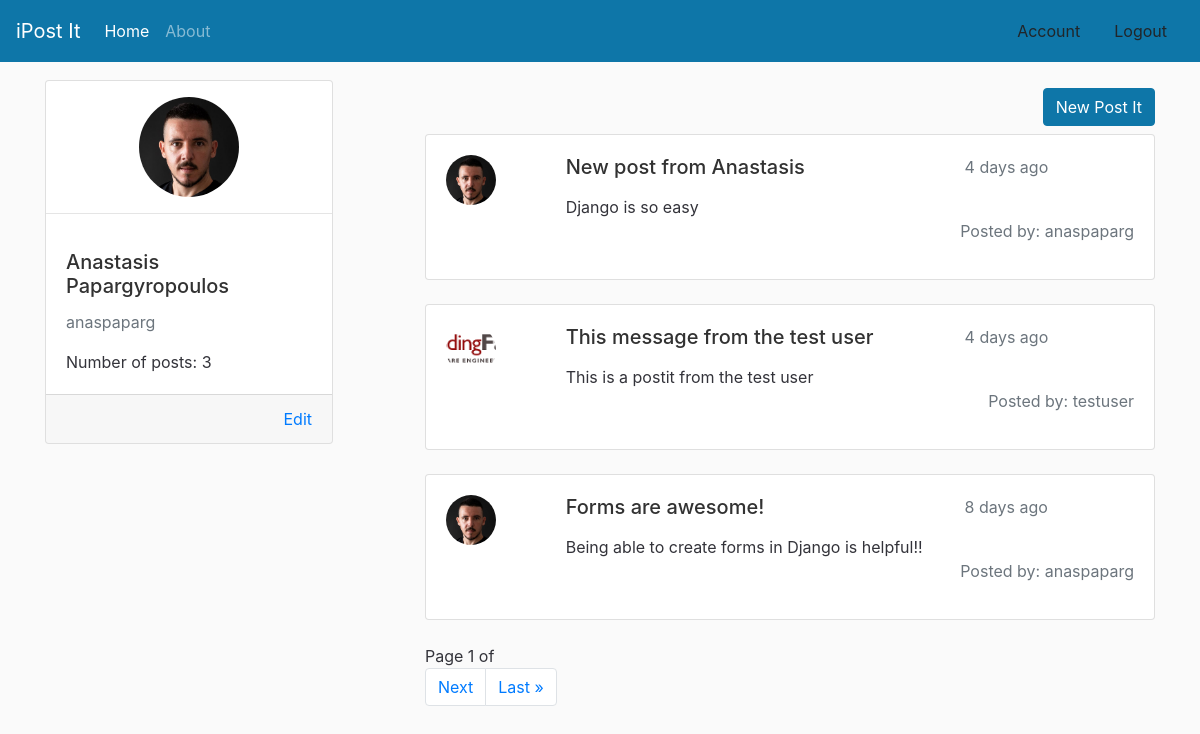
The page / (signed in) on the database its author committed.
### users/models.py (models this page shows, shortened)
class UserImageExtension(models.Model):
    user = models.OneToOneField(User, on_delete=models.CASCADE)
    user_image = models.ImageField(upload_to='user-images')

### post/models.py (models this page shows, shortened)
class PostIt(models.Model):
    post_title = models.CharField(max_length=100)
    post_body = models.TextField(max_length=300)
    posted_date = models.DateTimeField(default=timezone.now)
    posted_by = models.ForeignKey(User, on_delete=models.CASCADE)
    def time_published(self):
        time_difference = timezone.now() - self.posted_date
        if time_difference.days == 0 and 0 <= time_difference.seconds < 60:
            seconds = time_difference.seconds
            if seconds == 1:
                return f'{str(seconds)} second ago'
            else:
                return f'{str(seconds)} seconds ago'
        if time_difference.days == 0 and 60 <= time_difference.seconds < 3600:
            minutes = math.floor(time_difference.seconds / 60)
            if minutes == 1:
                return f'{str(minutes)} minute ago'
            else:
                return f'{str(minutes)} minutes ago'
        if time_difference.days == 0 and 3600 <= time_difference.seconds < 86400:
            hours = math.floor(time_difference.seconds / 3600)
            if hours == 1:
                return f'{str(hours)} hour ago'
            else:
                return f'{str(hours)} hours ago'
        if 1 <= time_difference.days < 30:
            days = time_difference.days
            if days == 1:
                return f'{str(days)} day ago'
            else:
                return f'{str(days)} days ago'

### post/views.py (the view)
# urls.py: path("", views.home_page, name='post-home'),
@login_required()
def home_page(request):
    if request.method == 'POST':
        form = PostItForm(request.POST)
        form.instance.posted_by = request.user
        if form.is_valid():
            form.save()
            return redirect('post-home')
    else:
        form = PostItForm()
    number_of_posts = PostIt.objects.filter(posted_by=request.user.id)
    post_it_list = PostIt.objects.order_by('-posted_date')
    paginator = Paginator(post_it_list, 3)
    page_number = request.GET.get('page')
    page_obj = paginator.get_page(page_number)
    context = {
        'post_its': page_obj,
        'number_of_personal_posts': len(number_of_posts),
        'form': form
    }
    return render(request, 'post/home.html', context)

### post/templates/post/home.html (shortened to what this page needs)
{% extends "post/main.html" %}
{% load crispy_forms_tags %}
{% block content %}
<div class="container">
    <div class="row">
        <div class="col">
            <div class="card" style="width: 18rem;">
                <div class="d-flex justify-content-center mt-3">
                    {% if not user.userimageextension.user_image.url %}
                    <svg xmlns="http://www.w3.org/2000/svg" width="100" height="100" fill="currentColor"
                         class="bi bi-person"
                         viewBox="0 0 16 16">
                        <path d="M8 8a3 3 0 1 0 0-6 3 3 0 0 0 0 6zm2-3a2 2 0 1 1-4 0 2 2 0 0 1 4 0zm4 8c0 1-1 1-1 1H3s-1 0-1-1 1-4 6-4 6 3 6 4zm-1-.004c-.001-.246-.154-.986-.832-1.664C11.516 10.68 10.289 10 8 10c-2.29 0-3.516.68-4.168 1.332-.678.678-.83 1.418-.832 1.664h10z"/>
                    </svg>
                    {% else %}
                    <img class="rounded-circle"
                         src="{{user.userimageextension.user_image.url}}"
                         alt="user-image" width="100" height="100"
                         style="object-fit: cover;">
                    {% endif %}
                </div>
                <hr>
                <div class="card-body">
                    <h5 class="card-title">{{user.first_name}} {{user.last_name}}</h5>
                    <p class="text-muted">{{ user.username }}</p>
                    <p class="card-text">Number of posts: {{ number_of_personal_posts }}</p>
                </div>
                <div class="card-footer d-flex justify-content-end">
                    <a href="{% url 'post-account' %}" class="card-link">Edit</a>
                </div>
            </div>
        </div>
        <div class="col-8">
            <div class="mt-2 mb-2 d-flex justify-content-end">
                <button type="button" class="btn btn-primary" data-toggle="modal" data-target="#exampleModalCenter">
                    New Post It
                </button>
            </div>
            {% for post_it in post_its %}
            <div class="card mb-4">
                <div class="card-body">
                    <div>
                        <div class="row" style="cursor:pointer" onclick="singlePostit({{post_it.id}})">
                            <div class="col-2">
                                {% if not post_it.posted_by.userimageextension.user_image.url %}
                                <svg xmlns="http://www.w3.org/2000/svg" width="50" height="50" fill="currentColor"
                                     class="bi bi-person"
                                     viewBox="0 0 16 16">
                                    <path d="M8 8a3 3 0 1 0 0-6 3 3 0 0 0 0 6zm2-3a2 2 0 1 1-4 0 2 2 0 0 1 4 0zm4 8c0 1-1 1-1 1H3s-1 0-1-1 1-4 6-4 6 3 6 4zm-1-.004c-.001-.246-.154-.986-.832-1.664C11.516 10.68 10.289 10 8 10c-2.29 0-3.516.68-4.168 1.332-.678.678-.83 1.418-.832 1.664h10z"/>
                                </svg>
                                {% else %}
                                <img class="rounded-circle"
                                     src="{{post_it.posted_by.userimageextension.user_image.url}}"
                                     alt="User Image" width="50" height="50"
                                     style="object-fit: cover;">
                                {% endif %}
                            </div>
                            <div class="col-10">
                                <div class="row">
                                    <div class="col">
                                        <h5 class="card-title">{{post_it.post_title}}</h5>
                                    </div>
                                    <div class="col-4">
                                        <p class="text-muted">{{post_it.time_published}}</p>
                                    </div>
                                </div>
                                <p class="card-text">
                                    {{post_it.post_body}}
                                </p>
                            </div>
                        </div>
                        <div class="d-flex justify-content-end">
                            <p class="text-secondary">Posted by: {{post_it.posted_by}}</p>
                        </div>
                    </div>
                </div>
            </div>
            {% endfor %}
            <nav>
                <span class="current">
                    Page {{ post_its.number }} of {{ post_its.paginator.num_page }}
                </span>
                <ul class="pagination">
                    {% if post_its.has_next %}
                    <li class="page-item">
                        <a class="page-link" href="?page={{ post_its.next_page_number }}">
                            Next
                        </a>
                    </li>
                    <li class="page-item">
                        <a class="page-link" href="?page={{ post_its.paginator.num_pages }}">
                            Last &raquo
                        </a>
                    </li>
                    {% endif %}
                </ul>
            </nav>
        </div>
    </div>
</div>
{% endblock content %}

### post/static/post/css/base.css (style rules this page uses)
body { background: #fafafa; color: #33333a; margin-top: 5rem; }
h1, h2, h3, h4, h5, h6 { color: #323232; }

### rows shown on the page
PostIt: posted_by.userimageextension.user_image (picture), post_title "New post from Anastasis", time_published "4 days ago", post_body "Django is so easy", posted_by "anaspaparg"
PostIt: posted_by.userimageextension.user_image (picture), post_title "This message from the test user", time_published "4 days ago", post_body "This is a postit from the test user", posted_by "testuser"
PostIt: posted_by.userimageextension.user_image (picture), post_title "Forms are awesome!", time_published "8 days ago", post_body "Being able to create forms in Django is helpful!!", posted_by "anaspaparg"

### other values the page prints
{{ user.first_name }} "Anastasis"
{{ user.last_name }} "Papargyropoulos"
{{ user.username }} "anaspaparg"
{{ number_of_personal_posts }} "3"
{{ post_its.number }} "1"
